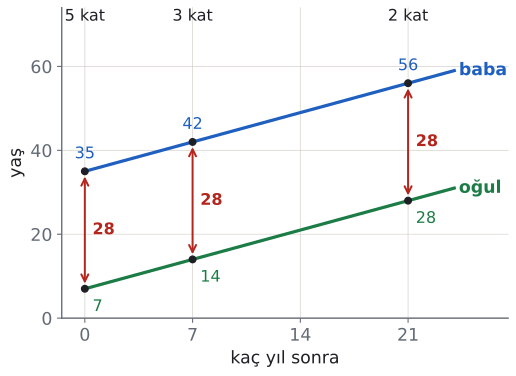

The script that drew this image:
import sys; sys.path.insert(0, "tools")
from cizim import *

# Baba 35, oğul 7 (fark 28). t yıl sonra: baba 35 + t, oğul 7 + t.
# t = 0: 35/7 = 5 kat; t = 7: 42/14 = 3 kat; t = 21: 56/28 = 2 kat. Fark hep 28.
fig, ax = sekil(6, 4.2)
t = np.array([0, 24])
ax.plot(t, 35 + t, color=MAVI, lw=2.4)
ax.plot(t, 7 + t, color=YESIL, lw=2.4)
ax.text(24.3, 59, "baba", color=MAVI, va="center", fontsize=13, fontweight="bold")
ax.text(24.3, 31, "oğul", color=YESIL, va="center", fontsize=13, fontweight="bold")
for s, kat in ((0, "5 kat"), (7, "3 kat"), (21, "2 kat")):
    b, o = 35 + s, 7 + s
    ax.annotate("", xy=(s, b - 0.6), xytext=(s, o + 0.6), arrowprops=dict(arrowstyle="<->", color=KIRMIZI, lw=1.5))
    ax.plot([s, s], [b, o], "o", color=YAZI, markersize=5, zorder=5)
    ax.text(s + 0.5, (b + o) / 2, "28", color=KIRMIZI, fontsize=12, va="center", fontweight="bold")
    ax.text(s, b + 2.2, f"{b}", ha="center", va="bottom", color=MAVI, fontsize=12)
    ax.text(s + 0.5, o - 2.4, f"{o}", ha="left", va="top", color=YESIL, fontsize=12)
    ax.text(s, 70, kat, ha="center", va="bottom", color=YAZI, fontsize=12)
ax.set_xlim(-1.5, 27.5); ax.set_ylim(0, 74)
ax.set_xticks([0, 7, 14, 21]); ax.set_yticks([0, 20, 40, 60])
ax.set_xlabel("kaç yıl sonra"); ax.set_ylabel("yaş")
for s in ("top", "right"): ax.spines[s].set_visible(False)
ax.grid(True, color=CIZGI, linewidth=0.6, alpha=0.7); ax.set_axisbelow(True)
kaydet(fig, __file__)
